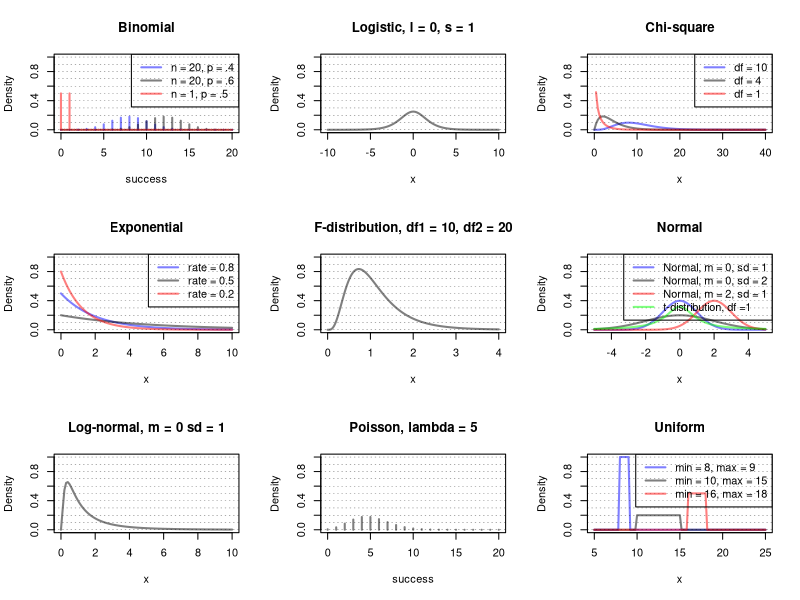
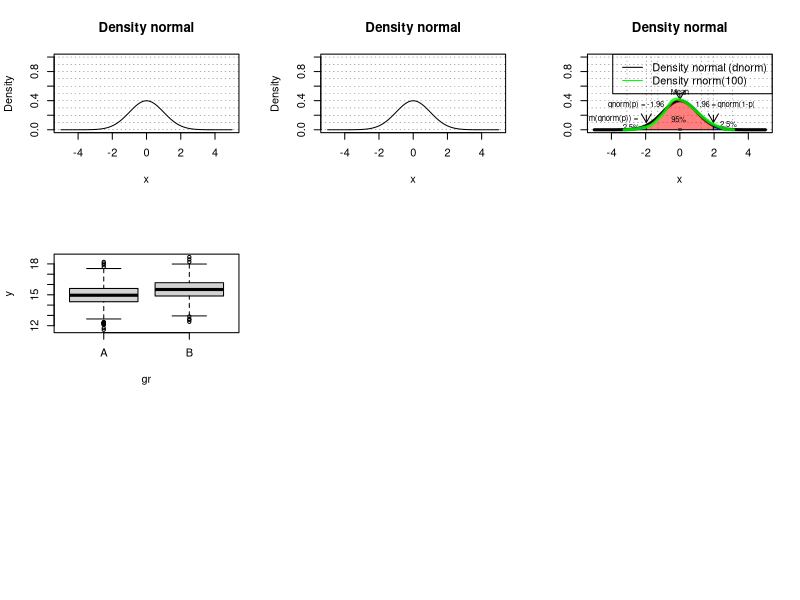
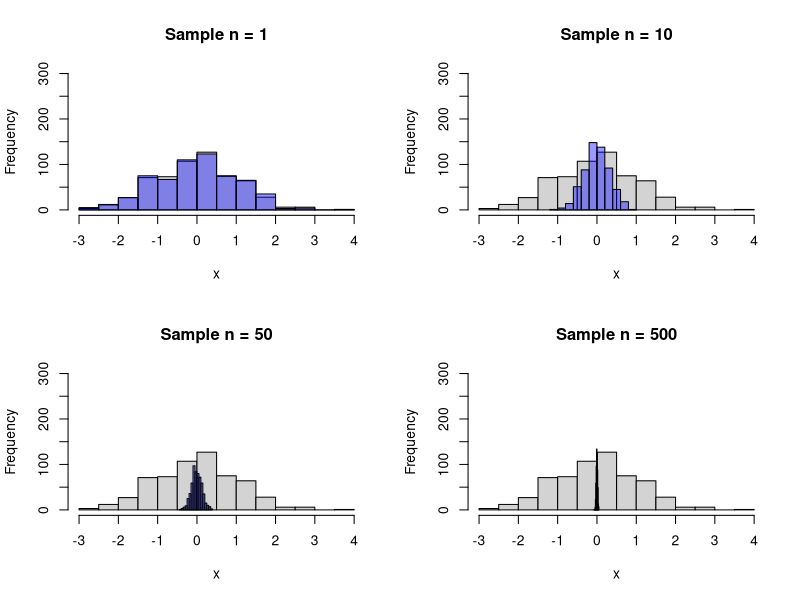

Write the R code that produced these figures, in order.
## ---- chunk 1
# in the end, should be about 1500 lines
knitr::opts_chunk$set(
  comment = "#",
  collapse = TRUE,
  warning = FALSE,
  message = FALSE,
  fig.width=6, fig.height=6,
  fig.retina = 3,
  fig.align = 'center'
)
## ---- chunk 2
set.seed(123)
## ---- chunk 3
runif(n = 1, min = 1, max = 10) # Gives a random number between 1 and 10
runif(n = 1, min = 1, max = 10) # RNG wasn't reset, different answer (see above)
runif(n = 1, min = 1, max = 10) # Different again... 

set.seed(42); runif(n = 1, min = 1, max = 10) # This sets the RNG 
set.seed(42); runif(n = 1, min = 1, max = 10) # The exact same number 

## ---- chunk 4
set.seed(123)
## ---- chunk 5
set.seed(12) # Set the RNG 
v.1.10 = 1:10 # Make a vector from 1 to 10 
# Randomly pick 1 (size) value from the vector (x), without replacement 
sample(x = v.1.10, size = 1, replace = FALSE) 
## ---- chunk 6
set.seed(3) # Set the RNG 
# Randomly pick 5 (size) letters from the vector (x), without replacement 
sample(x = LETTERS, size = 5, replace = FALSE) 
sample(x = as.factor(month.abb), size = 5, replace = FALSE) 
## ---- chunk 7
set.seed(12345) # Sets the random number generator to a fix value
vec.1.10 = 1:10 # Make the vector to choose from 
sample(x = vec.1.10, size = 4, replace = FALSE) # Sample 4 nb without replacement
sample(x = vec.1.10, size = 4, replace = TRUE) # Sample 4 nb with replacement
## ---- chunk 8
set.seed(123); table(sample(x = 0:1, size = 1000, replace = T,prob = c(.5,.5)))
## ---- chunk 9
par(mfrow = c(3,3), bg = NA)
# par(mfrow = c(1,1), bg = NA)
col = scales::alpha("black",.5)
col.r = scales::alpha("red",.5)
col.g = scales::alpha("green",.5)
col.b = scales::alpha("blue",.5)
lwd=2
# Binom
#define range of "successes"
success <- 0:20
plot(success, dbinom(x = success, size=20, prob=0.4),type='h', col = col.b, lwd=lwd, ylim = c(0,1), ylab = "Density", main = "Binomial")
curve(expr = dbinom(x = x, size=20, prob=0.6),col = col, lwd=lwd, ylim = c(0,1), type = 'h',add = T)
curve(expr = dbinom(x = x, size=1, prob=0.5),col = col.r, lwd=lwd, ylim = c(0,1), type = 'h',add = T)
abline(h=seq(0,1, by = .1), lty = 3, lwd = .3)
legend("topright",legend = c("n = 20, p = .4","n = 20, p = .6","n = 1, p = .5"),lty = c(1,1,1), col =c(col.b,col, col.r), lwd = 2)

# Logistic
curve(dlogis(x,location = 0, scale = 1), from=-10, to=10, col = col, lwd=lwd, ylim = c(0,1), ylab = "Density", main = "Logistic, l = 0, s = 1")
abline(h=seq(0,1, by = .1), lty = 3, lwd = .3)

# Chi-sq
curve(dchisq(x, df = 10), from = 0, to = 40, col = col.b, lwd=lwd, ylim = c(0,1), ylab = "Density", main = "Chi-square")
curve(dchisq(x, df = 4), from = 0, to = 40, col = col, lwd=lwd, ylim = c(0,1), add = T)
curve(dchisq(x, df = 1), from = 0, to = 40, col = col.r, lwd=lwd, ylim = c(0,1), add = T)
abline(h=seq(0,1, by = .1), lty = 3, lwd = .3)
legend("topright",legend = c("df = 10","df = 4","df = 1"),lty = c(1,1,1), col =c(col.b,col, col.r), lwd = 2)

# Exponential 
curve(dexp(x, rate = .5), from=0, to=10, col=col.b, lwd=lwd, ylim = c(0,1), ylab = "Density", main = "Exponential")
curve(dexp(x, rate = .2), from=0, to=10, col=col, lwd=lwd, ylim = c(0,1),add = T)
curve(dexp(x, rate = .8), from=0, to=10, col=col.r, lwd=lwd, ylim = c(0,1),add = T)
abline(h=seq(0,1, by = .1), lty = 3, lwd = .3)
legend("topright",legend = c("rate = 0.8","rate = 0.5","rate = 0.2"),lty = c(1,1,1), col =c(col.b,col,col.r), lwd = 2)

# F-distribution
curve(df(x, df1 = 10, df2 = 20), from = 0, to = 4, n = 5000, col= col, lwd=lwd, ylim = c(0,1), ylab = "Density", main = "F-distribution, df1 = 10, df2 = 20")
abline(h=seq(0,1, by = .1), lty = 3, lwd = .3)

# normal 
curve(expr = dnorm(x = x, mean=0,sd=1), from = -5, to = 5, col=col.b, lwd=lwd, ylim = c(0,1), ylab = "Density", main = "Normal")
curve(expr = dnorm(x = x, mean=0,sd=2), from = -5, to = 5, col=col, lwd=lwd, ylim = c(0,1), add = T)
curve(expr = dnorm(x = x, mean=2,sd=1), from = -5, to = 5, col=col.r, lwd=lwd, ylim = c(0,1), add = T)
curve(dt(x, df=1), from=-5, to=5, col=col.g, lty = 1, lwd=lwd, ylim = c(0,1), ylab = "Density", main = "t-distribution df = 10", add=TRUE)
abline(h=seq(0,1, by = .1), lty = 3, lwd = .3)
legend("topright",legend = c("Normal, m = 0, sd = 1","Normal, m = 0, sd = 2","Normal, m = 2, sd = 1","t-distribution, df =1"),lty = c(1,1,1,1), col =c(col.b,col,col.r,col.g), lwd = 2)

# Log normal 
curve(dlnorm(x, meanlog=0, sdlog=1), from=0, to=10, col=col, lwd=lwd, ylim = c(0,1), ylab = "Density", main = "Log-normal, m = 0 sd = 1")
abline(h=seq(0,1, by = .1), lty = 3, lwd = .3)

# Poisson
plot(success, dpois(success, lambda=5), type='h', col=col, lwd=lwd, ylim = c(0,1), ylab = "Density", main = "Poisson, lambda = 5")
abline(h=seq(0,1, by = .1), lty = 3, lwd = .3)

# unifrom
curve(dunif(x, min = 8,max = 9), from=5, to=25, col=col.b, lwd=lwd, ylim = c(0,1), ylab = "Density", main = "Uniform") 
curve(dunif(x, min = 10,max = 15), from=5, to=25, col=col, lwd=lwd, ylim = c(0,1), add=T) 
curve(dunif(x, min = 16,max = 18), from=5, to=25, col=col.r, lwd=lwd, ylim = c(0,1), add = T) 
abline(h=seq(0,1, by = .1), lty = 3, lwd = .3)
legend("topright",legend = c("min = 8, max = 9","min = 10, max = 15","min = 16, max = 18"),lty = c(1,1,1), col =c(col.b,col,col.r), lwd = 2)
## ---- chunk 10
curve(expr = dnorm(x = x, mean=0,sd=1), 
      from = -5, to = 5, ylim = c(0,1),
      col="black", ylab = "Density",
      main = "Density normal") 
abline(h=seq(0,1, by = .1), 
       lty = 3, lwd = .3)

## ---- chunk 11
curve(expr = dnorm(x = x, mean=0,sd=1), 
      from = -5, to = 5, ylim = c(0,1),
      col="black", ylab = "Density",
      main = "Density normal") 
abline(h=seq(0,1, by = .1), 
       lty = 3, lwd = .3)

## ---- chunk 12
x <- seq(-5, 5, 0.1)
cex  = .7
plot(x, dnorm(x, 0, 1), main = "Density normal", type = "l", lwd = 3, col = "black", ylab = "", xlab = "x", ylim = c(0,1))
# quantile.normal = qnorm(seq(0,1, by = .05))
quantile.normal = qnorm(c(.999,0.001,.975,.025, .95, .05, .9, .1))
abline(v = quantile.normal[!is.infinite(quantile.normal)], lty = 3, lwd = .3) 
abline(h=seq(0,1, by = .1), lty = 3, lwd = .3)

p = 0.025 

# add the polygon to the left  
lb <- min(x) # Lower bound
ub <- qnorm(p)   # Upper bound
x2 <- seq(min(x), ub, length = 100) # New Grid
y <- dnorm(x2, 0, 1) # Densitypolygon(c(lb, x2, ub), c(0, y, 0), col = rgb(0, 0, 1, alpha = 0.5))
polygon(c(lb, x2, ub), c(0, y, 0), col = rgb(0, 0, 1, alpha = 0.5))
text(x = ub, y = p+0.04,labels = paste0("pnorm(qnorm(p)) = \n",p*100,"%"),adj = 0,pos = 2, cex=cex)

text(x = ub-.6, y = .2,labels = paste0("qnorm(p) = ", round(qnorm(p),2)),adj = 0,pos = 1,offset = -1, cex=cex)
arrows(x0 = ub,x1 = ub, y0 = .2,y1 = .1,code = 2,length=.1)


# add the polygon to the right 
lb <- qnorm(1-p) # Lower bound
ub <- max(x)   # Upper bound
x2 <- seq(lb, max(x), length = 100) # New Grid
y <- dnorm(x2, 0, 1) # Density
polygon(c(lb, x2, ub), c(0,y,0), col = rgb(0, 0, 1, alpha = 0.5))
text(x = lb, y = p+0.04,labels = paste0(p*100,"%"),adj = 0,pos = 4, cex=cex)

text(x = lb+.7, y = .2,labels = paste0(round(qnorm(1-p),2)," = qnorm(1-p)"),adj = 0,pos = 1,offset = -1, cex=cex)
arrows(x0 = lb,x1 = lb, y0 = .2,y1 = .1,code = 2,length=.1)

# Add the middle (red) polygon 
lb <- qnorm(p) # Lower bound
ub <- qnorm(1-p)   # Upper bound
x2 <- seq(lb, ub, length = 100) # New Grid
y <- dnorm(x2, 0, 1) # Density
polygon(c(lb, x2, ub), c(0,y,0), col = rgb(1, 0, 0, alpha = 0.5))
text(x = mean(x2), y = .2,labels = paste0((1-2*p)*100,"% \n=", "\npnorm(qnorm(1-p)) - \npnorm(qnorm(p))"),adj = 0,pos = 1, cex=cex)

text(x = 0, y = .55,labels = paste0(quote("Mean")),adj = 0,pos = 1,offset = 0, cex=cex)
arrows(x0 = 0,x1 = 0, y0 = .5,y1 = .42,code = 2,length=.1)

legend("topright",legend = c("Density normal (dnorm)","Density rnorm(100)"), lwd = 1, lty = 1, col = c("black", "green"))

set.seed(123)
rndat =rnorm(100)
# mean(rndat)
dens.nor = density(rndat)
lines(dens.nor, lwd = 3,col = scales::alpha("green",.8))
mybins=hist(rndat, plot = F, density = T, breaks = 100)
crn = mybins$density
brn = mybins$breaks
# # par(new=TRUE)
# # hist(rndat,axes = F, ylab = "", xlab = "", main = "", col = NA, border = NA)
# for (i in 1:c(length(brn)-1)) {
#   x = mean(brn[i],brn[i+1])
#   y = crn[i]
#   points(x,y, col = scales::alpha("black",.2), pch = 19)
# }

# text(x = 2.2, y = .38,labels = paste0("qnorm(1-p)"),adj = 0,pos = 1,offset = 0)
# arrows(x0 = 2.2,x1 = qnorm(1-p), y0 = .35,y1 = .27,code = 2,length=.1)


## ---- chunk 13
qnorm(p = 0.025,lower.tail = F)
## ---- chunk 14
set.seed(1234)
n <-10
rnorm(n)
## ---- chunk 15

set.seed(1234); n = 1000
y1 = rnorm(n, mean = 15, sd = 1)
y2 = rnorm(n, mean = 15.5, sd = 1)

sim.aov1 = data.frame(y = y1, gr = "A")
sim.aov2 = data.frame(y = y2, gr = "B")
df.aov = rbind(sim.aov1, sim.aov2)
df.aov$gr = factor(df.aov$gr)

aov.out = aov(y~gr, data = df.aov)
#summary(aov.out)
tk.test = TukeyHSD(aov.out)
round(tk.test$gr,2)
## ---- chunk 16
plot(y~gr, data = df.aov)
## ---- chunk 17
# Defining the population 
n = 600 # Number of elements to be generated 
set.seed(13) # Set RNG 
x = rnorm(n) # Generate numbers from normal distribution 
reedddd = scales::alpha("blue",.4) # Make colour transparent 

# Definte the function 
sample.mean.pop.est <- function(x,n, sample.size, ylim = NULL) {
  # x: is the actual values of the trait measured 
  # n: size of the population (number of individuals or items)
  # sample.size: how big is the sample size from which the MEAN will be calculated from 
  # ylim: add a maximum if needed 
  # histogram of the population 
  
  # Just get the stats from the histogram 
  pop.hist = hist(x, plot = F) # Make base histogram 
  
  # Make empty vector
  tmp.v = c(NA) 
  
  # For loop to calculate the mean based on a sample from the population 
  for (i in 1:n) {
    tmp = sample(x = x, size = sample.size, replace = FALSE)
    # Record that information (mean of the sample)
    tmp.v[i] = mean(tmp)
  } # End i
  
  # Sample histogram 
  sample.hist = hist(tmp.v, plot = F)
  # Population histogram 
  hist(x, ylim = range(c(0,c(sample.hist$counts, pop.hist$counts), ylim)), 
       main = paste("Sample n =", sample.size))
  # Add the sample estimate 
  sample.hist = hist(tmp.v, col = reedddd, add=T)
} # End sample.mean.pop.est
## ---- chunk 18
par(mfrow=c(2,2))
sample.mean.pop.est(x = x, n = n, sample.size = 1, ylim = 300)
sample.mean.pop.est(x = x, n = n, sample.size = 10, ylim = 300)
sample.mean.pop.est(x = x, n = n, sample.size = 50, ylim = 300)
sample.mean.pop.est(x = x, n = n, sample.size = 500, ylim = 300)
